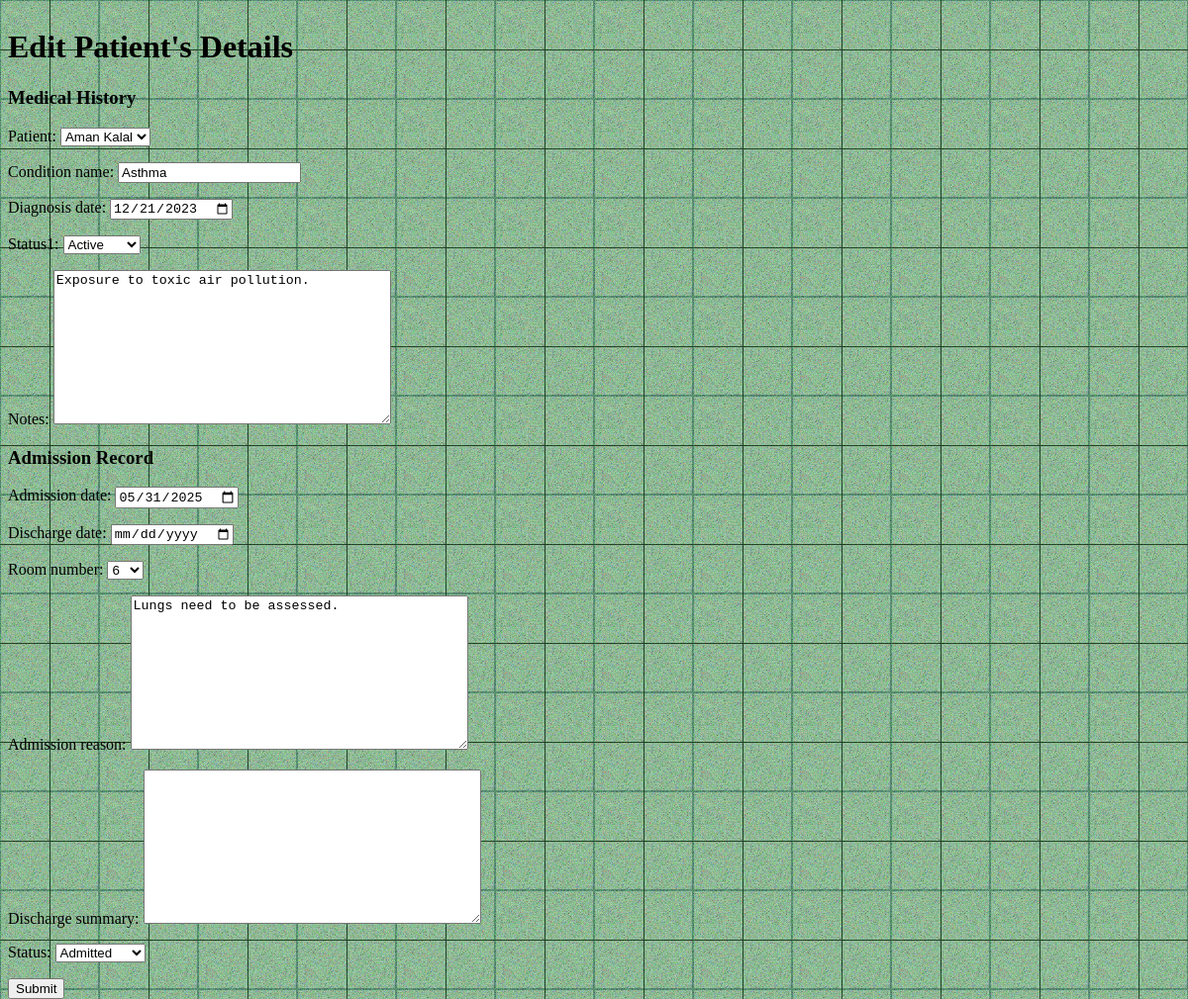
The page /accounts/patients/5/edit/ (signed in) on the database its author committed.
### medapp/models.py (models this page shows, shortened)
class PatientMedicalHistory(models.Model):
    STATUS_CHOICES1 = [
        ('active', 'Active'),
        ('resolved', 'Resolved'),
        ('chronic', 'Chronic'),
    ]
    patient = models.ForeignKey(Patient, on_delete=models.CASCADE, related_name='medical_histories')
    condition_name = models.CharField(max_length=100)
    diagnosis_date = models.DateField()
    status1 = models.CharField(max_length=20, choices=STATUS_CHOICES1, null=True, blank=True)
    notes = models.TextField(blank=True, null=True)

class AdmissionRecord(models.Model):
    STATUS_CHOICES = [
        ('admitted', 'Admitted'),
        ('discharged', 'Discharged'),
        ('transferred', 'Transferred'),
    ]
    patient = models.ForeignKey(Patient, on_delete=models.CASCADE, related_name='admissions')
    admission_date = models.DateTimeField()
    discharge_date = models.DateTimeField(null=True, blank=True)
    room_number = models.PositiveSmallIntegerField(choices=ROOM_CHOICES)
    primary_doctor = models.ForeignKey(User, on_delete=models.SET_NULL, null=True, related_name='primary_admissions')
    admission_reason = models.TextField()
    discharge_summary = models.TextField(blank=True, null=True)
    status = models.CharField(max_length=20, choices=STATUS_CHOICES)
    created_at = models.DateTimeField(auto_now_add=True, null=True)

### accounts/views.py (the view)
# urls.py: path('patients/<int:patient_id>/edit/', views.edit_patient, name='edit_patient'),
@login_required
@user_passes_test(is_doctor)
def edit_patient(request, patient_id):
    patient = get_object_or_404(Patient, id=patient_id)
    history = PatientMedicalHistory.objects.filter(patient=patient).last()
    admission = AdmissionRecord.objects.filter(patient=patient, primary_doctor=request.user).last()
    if not history or not admission:
        return HttpResponseForbidden("You don't have permission to edit this patient's records.")
    if request.method == 'POST':
        history_form = HistoryForm(request.POST, instance=history)
        admission_form = AdmissionForm(request.POST, instance=admission)
        if history_form.is_valid() and admission_form.is_valid():
            history_form.save()
            admission_form.save()
            return redirect('doctor_dashboard')
        else:
            error = "Please correct the errors."
    else:
        history_form = HistoryForm(instance=history)
        admission_form = AdmissionForm(instance=admission)
        error = None
    return render(request, 'forms/patients.html', {
        'history_form': history_form,
        'admission_form': admission_form,
        'error': error,
        'edit': True
    })

### medapp/forms.py
class HistoryForm(forms.ModelForm):
    class Meta:
        model = PatientMedicalHistory
        fields = ['patient', 'condition_name', 'diagnosis_date','status1', 'notes']
        widgets = {
            'diagnosis_date': forms.DateInput(attrs={'type': 'date'}),
        }
    def __init__(self, *args, **kwargs):
        super().__init__(*args, **kwargs)
        used_patients = PatientMedicalHistory.objects.values_list('patient_id', flat=True)
        if self.instance and self.instance.pk and self.instance.patient_id in used_patients:
            used_patients = used_patients.exclude(id=self.instance.patient_id)
        self.fields['patient'].queryset = Patient.objects.exclude(id__in=used_patients)

class AdmissionForm(forms.ModelForm):
    class Meta:
        model = AdmissionRecord
        fields = ['admission_date', 'discharge_date', 'room_number', 'admission_reason', 'discharge_summary', 'status']
        widgets = {
            'discharge_date': forms.DateInput(attrs={'type': 'date'}),
            'admission_date': forms.DateInput(attrs={'type': 'date'}),
        }
    def __init__(self, *args, **kwargs):
        super().__init__(*args, **kwargs)
        occupied_rooms = AdmissionRecord.objects.filter(discharge_date__isnull=True).values_list('room_number', flat=True)
        available_choices = [(num, str(num)) for num, label in ROOM_CHOICES if num not in occupied_rooms]
        if self.instance and self.instance.pk and self.instance.room_number:
            current_room = self.instance.room_number
            if (current_room, str(current_room)) not in available_choices:
                available_choices.append((current_room, str(current_room)))
        available_choices = sorted(available_choices, key=lambda x: x[0])
        self.fields['room_number'].choices = available_choices

### accounts/views.py (called while the page is built)
def is_doctor(user):
    return user.groups.filter(name='Doctors').exists()

### medapp/models.py (called while the page is built)
    def __str__(self):
        return f"{self.user.get_full_name()}"

### accounts/templates/forms/patients.html (shortened to what this page needs)
{% extends 'base.html' %}
{% load static %}
{% block styles %}
<link rel="stylesheet" href="{% static 'add_patient.css' %}">
{% endblock %}
{% block main %}
  <h1>{% if edit %}Edit {% else %}Add {% endif %}Patient's Details</h1>
  <form method="post">
    <h3>Medical History</h3>
  {{ history_form.as_p }}
  <h3>Admission Record</h3>
  {{ admission_form.as_p }}
  <button type="submit">Submit</button>
  </form>
{% endblock %}

### accounts/static/add_patient.css (style rules this page uses)
body { content: ""; position: absolute; inset: 0; }

### rows shown on the page
PatientMedicalHistory: patient "Aman Kalal", condition_name "Asthma", diagnosis_date "12/21/2023", status1 "Active", notes "Exposure to toxic air pollution."
AdmissionRecord: admission_date "05/31/2025", room_number "6", admission_reason "Lungs need to be assessed.", status "Admitted"
